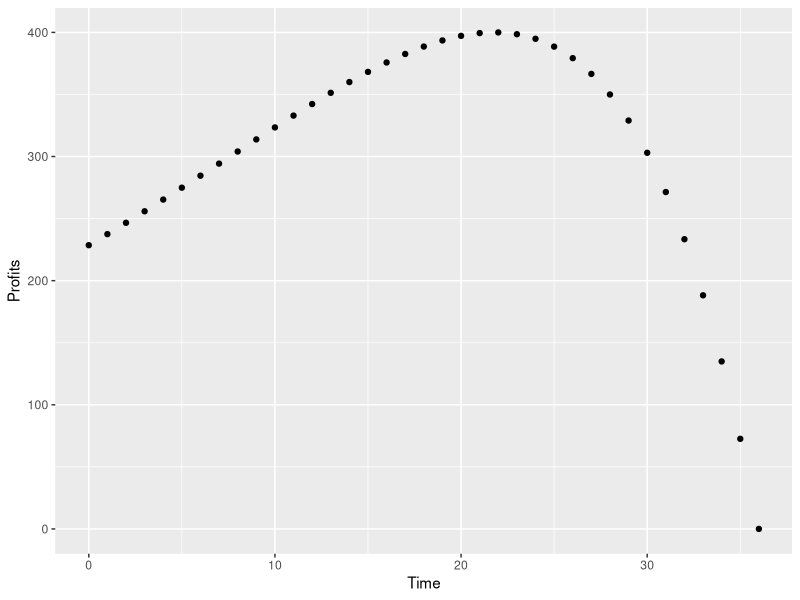
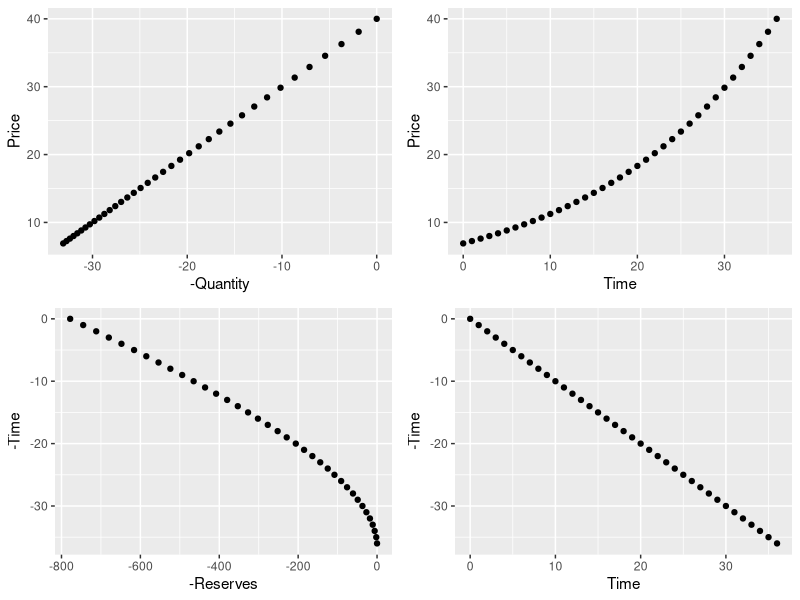

Write the R code that produced these figures, in order.
## ---- chunk 1
knitr::opts_chunk$set(echo = TRUE, message = FALSE, warning = FALSE)
## ---- chunk 2
library(tidyverse)
library(nloptr)
library(knitr)
library(cowplot)
## ---- chunk 3
normal_solution <- function(guess, a, b, c, discount, Ro) {
  L=guess
  t=seq(from=0,to=L)
  choice=vector(mode="numeric", length=0)
  P=vector(mode="numeric", length=0)
  R=vector(mode="numeric", length=0)
  benefits=vector(mode="numeric", length=0)
  lambda=vector(mode="numeric", length=0)
  
  rho=1/(1+discount)
  P[L+1]=a
  R[L+1]=0
  choice[L+1]=0
  
  benefits[L+1]=0
  
  for(i in (L+1):2) {
    P[i-1]=(P[i]-c*discount)/(1+discount)
    choice[i-1]=(a-P[i-1])/b
    R[i-1]=R[i]+choice[i-1]
  }
  
  # choice[1]=(a-P[1])/b
  benefits[1]=(P[1]-c)*choice[1]
  # R[1]=Ro
  
  for(i in 2:(L+1)){
    lambda[i]=P[i-1]/rho
    benefits[i]=(P[i]-c)*choice[i]
    # R[i]=R[i-1]-choice[i-1]
  }
  
  pv=rho^t*benefits
  npv=sum(pv)
  
  return(data.frame("Time" = t, "Price"=P, "Quantity"=choice, "Reserves" = round(R), "Profits" = benefits, "Lambda"=lambda, "PV"=pv)
    )
}

options(scipen=999)
df <- normal_solution(36, 40, 1, 0, 0.05, 778.1259)

knitr::kable(df, align="c")
ggplot(df, aes(x = Time, y = Profits)) + 
  geom_point()
## ---- chunk 4
quantity=ggplot(df, aes(x = -Quantity, y = Price)) + 
  geom_point()
price=ggplot(df, aes(x = Time, y = Price)) + 
  geom_point()
reserves=ggplot(df, aes(x = -Time,  y= -Reserves)) + 
  geom_point() + coord_flip()
time=ggplot(df, aes(x = Time, y = -Time)) + 
  geom_point()
cowplot::plot_grid(quantity, price, reserves, time, nrow=2,ncol=2)
## ---- chunk 5
opt_fct <- function(choice, int_state, a, b, c, discount) {
  
  t=choice
  P=vector(mode="numeric", length=0) # P is price
  Q=vector(mode="numeric", length=0) # This is q
  R=vector(mode="numeric", length=0) # State is reserves
  benefits=vector(mode="numeric", length=0)
  # lambda=vector(mode="numeric", length=0)

  # Define initial conditions. Since we are working down these are at the end of the time frame
  P[t+1]=a
  R[t+1]=0
  Q[t+1]=0
  benefits[t+1]=0

  for(i in (t+1):2) {

    P[i-1]=(P[i]-c*discount)/(1+discount) # Gives P from t+1 to 1

    Q[i-1]=(a-P[i-1])/b # Gives Q from t+1 to 1

  }
  
  benefits[1]=(P[1]-c)*Q[1]

  R[1]=int_state
  
  for(i in 2:((t+1)-1)) {
    R[i]=R[i-1]-Q[i-1] # Gives R from 2 to t+1

    benefits[i]=(P[i]-c)*Q[i] # Gives benefits from 2 to t+1
  }

  time=seq(from=0,to=t)
  rho=1/(1+discount)
  pv=rho^time*benefits
  npv=sum(pv)

  return(-npv
    # data.frame("Time" = t, "Price"=P, "Quantity"=choice, "Reserves" = round(R), "Profits" = benefits, "Lambda"=lambda)
    )
}



constraint <- function(choice, int_state, a, b, c, discount) {
  # In my previous code everything that is now "choice" was "L"
  t=choice
  time=seq(from=0,to=t)
  R=vector(mode="numeric",length=0)
  const=vector(mode="numeric",length=0)
  P=vector(mode="numeric",length=0)
  Q=vector(mode="numeric",length=0)
  
  P[t+1]=a
  R[t+1]=0
  Q[t+1]=0
  # # choice[L+1]=0
  # benefits[t+1]=0
  
  for(i in (t+1):2) {

    P[i-1]=(P[i]-c*discount)/(1+discount) # Gives P from L+1 : 1

    Q[i-1]=(a-P[i-1])/b

  }

  # # P[i]=a - (b*choice[i])
  # P[1]=(P[2]-c*discount)/(1+discount)
  # Q[1]=(a-P[1])/b

  # state[1]=int_state
  const=int_state-sum(Q)

  return(const)

}

local_opts<-list("algorithm"="NLOPT_LN_COBYLA",xtol_rel=1e-15)
options=list("algorithm"="NLOPT_LN_AUGLAG",xtol_rel=1e-15,maxeval=16000,"local_opts"=local_opts)
# R0=778.1259
# L=36
out_1a=nloptr(x0=35,
              eval_f=opt_fct,
              opts=options,
              lb=0,
              eval_g_eq = constraint,
              a=40,
              b=1,
              c=0,
              discount=0.05,
              int_state=778.1259)

out_1a$solution
-out_1a$objective
# # Okay so of course if the time period is shorter its going to have higher benefits because you arent losing as much to discounting. Does lambda play a factor??? 
# test5=-out_1a$objective # 6288.40, L = 33
# test4=-out_1a$objective # 5997.13, L = 34
# test3=-out_1a$objective # 5199.57, L = 37
# test2=-out_1a$objective # 5718.93, L = 35
# test1=-out_1a$objective # 5453.25, L = 36 
# 
# #Po = (a*rho)/(Initial_state*discount)
# Po=(40*1.05)/(778.1259*0.05)
# Po
## ---- chunk 6



